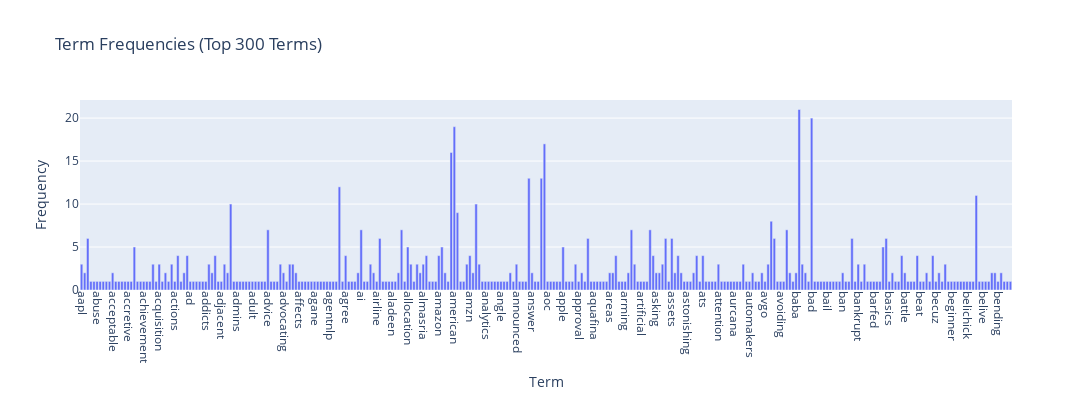

The notebook cell this image was saved under:
### Markdown cell above
### >>> **Exercise 12:**
If you want a nicer interactive visualization here, I would encourage you try to install and use plotly to achieve this.

### Code cell
# Answer here
import plotly.express as px

fig = px.bar(
    x=count_vect.get_feature_names_out()[:300],
    y=term_frequencies[:300],
    labels={'x': 'Term', 'y': 'Frequency'},
    title='Term Frequencies (Top 300 Terms)'
)
fig.update_layout(xaxis_tickangle=90, width=1200, height=400)
fig.show()

### Figure 1 — Plotly figure (JSON) as saved in the notebook; plotly's stock layout.template omitted (floating-point values rounded to 4 significant figures; data arrays with more than 128 entries replaced by an {"elided": "..."} marker saying what was removed)
{"data": [{"hovertemplate": "Term=%{x}<br>Frequency=%{y}<extra></extra>", "legendgroup": "", "marker": {"color": "#636efa", "pattern": {"shape": ""}}, "name": "", "orientation": "v", "showlegend": false, "textposition": "auto", "type": "bar", "x": {"elided": "300 str values"}, "xaxis": "x", "y": {"elided": "300 int values"}, "yaxis": "y"}], "layout": {"barmode": "relative", "height": 400, "legend": {"tracegroupgap": 0}, "title": {"text": "Term Frequencies (Top 300 Terms)"}, "width": 1200, "xaxis": {"anchor": "y", "domain": [0, 1], "tickangle": 90, "title": {"text": "Term"}}, "yaxis": {"anchor": "x", "domain": [0, 1], "title": {"text": "Frequency"}}}}
